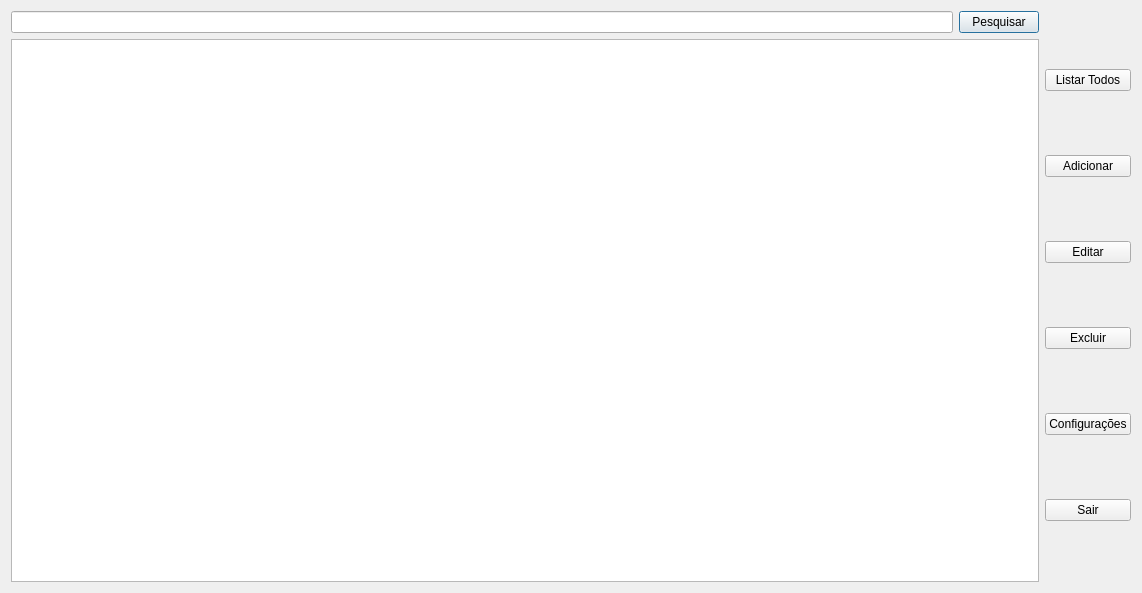
<?xml version="1.0" encoding="UTF-8"?>
<ui version="4.0">
 <class>Mainwindow</class>
 <widget class="QDialog" name="Mainwindow">
  <property name="geometry">
   <rect>
    <x>0</x>
    <y>0</y>
    <width>1142</width>
    <height>593</height>
   </rect>
  </property>
  <property name="maximumSize">
   <size>
    <width>1142</width>
    <height>593</height>
   </size>
  </property>
  <property name="windowTitle">
   <string>Dialog</string>
  </property>
  <layout class="QHBoxLayout" name="horizontalLayout_4">
   <item>
    <layout class="QVBoxLayout" name="verticalLayout_2">
     <item>
      <layout class="QVBoxLayout" name="verticalLayout">
       <item>
        <layout class="QHBoxLayout" name="horizontalLayout">
         <item>
          <widget class="QLineEdit" name="pesquisarlineEdit"/>
         </item>
         <item>
          <widget class="QPushButton" name="pesquisaBtn">
           <property name="text">
            <string>Pesquisar</string>
           </property>
          </widget>
         </item>
        </layout>
       </item>
       <item>
        <widget class="QTableWidget" name="tableWidget"/>
       </item>
      </layout>
     </item>
     <item>
      <layout class="QHBoxLayout" name="horizontalLayout_3">
       <item>
        <layout class="QHBoxLayout" name="horizontalLayout_2"/>
       </item>
      </layout>
     </item>
    </layout>
   </item>
   <item>
    <layout class="QVBoxLayout" name="verticalLayout_3">
     <item>
      <widget class="QPushButton" name="listarBtn">
       <property name="text">
        <string>Listar Todos</string>
       </property>
      </widget>
     </item>
     <item>
      <widget class="QPushButton" name="addBtn">
       <property name="text">
        <string>Adicionar</string>
       </property>
      </widget>
     </item>
     <item>
      <widget class="QPushButton" name="editarBtn">
       <property name="text">
        <string>Editar</string>
       </property>
      </widget>
     </item>
     <item>
      <widget class="QPushButton" name="excluirBtn">
       <property name="text">
        <string>Excluir</string>
       </property>
      </widget>
     </item>
     <item>
      <widget class="QPushButton" name="configBtn">
       <property name="text">
        <string>Configurações</string>
       </property>
      </widget>
     </item>
     <item>
      <widget class="QPushButton" name="sairBtn">
       <property name="text">
        <string>Sair</string>
       </property>
      </widget>
     </item>
    </layout>
   </item>
  </layout>
 </widget>
 <resources/>
 <connections/>
</ui>
